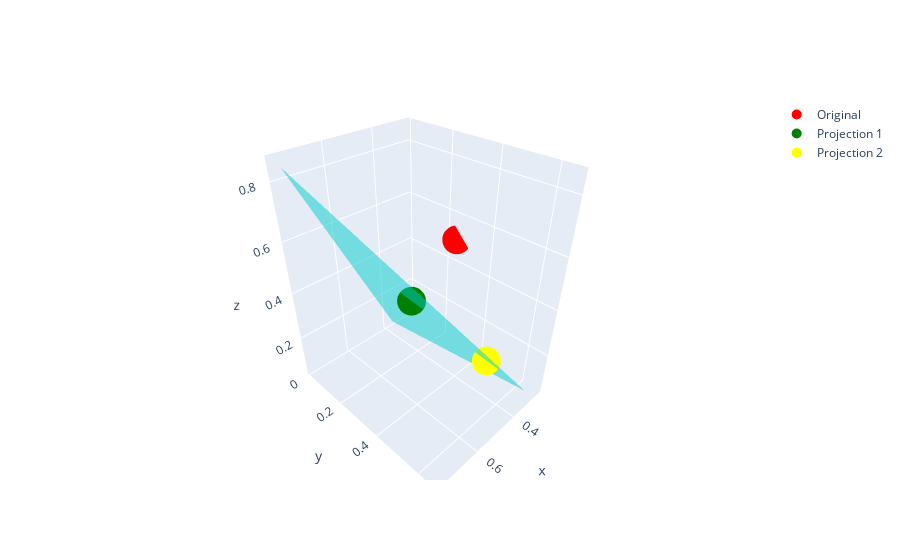

The cell this chart's notebook holds for it:
### Code cell
# plot the triangle plane and the projected point in plotly

# generate a triangle in 3d with random coordinates
triangle = np.random.rand(3, 3)
point = np.array([0.25, 0.25, 0.5])

# project the point on the triangle plane
pp = project_point_to_mesh(point, triangle)
pp2 = project_point_to_mesh2(point, triangle)
ppp = project_point_to_mesh(pp, triangle)

# plot the triangle plane
fig = go.Figure(data=[go.Mesh3d(x=triangle[:, 0], y=triangle[:, 1], z=triangle[:, 2], color='cyan', opacity=0.50)])
fig.add_trace(go.Scatter3d(x=[point[0]], y=[point[1]], z=[point[2]], mode='markers', name = "Original", marker=dict(color='red', size=10)))
fig.add_trace(go.Scatter3d(x=[pp[0]], y=[pp[1]], z=[pp[2]], mode='markers', name = "Projection 1", marker=dict(color='green', size=10)))
fig.add_trace(go.Scatter3d(x=[pp2[0]], y=[pp2[1]], z=[pp2[2]], mode='markers', name = "Projection 2", marker=dict(color='yellow', size=10)))
fig.show()

### Figure 1 — Plotly figure (JSON) as saved in the notebook; plotly's stock layout.template omitted (floating-point values rounded to 4 significant figures)
{"data": [{"color": "cyan", "opacity": 0.5, "type": "mesh3d", "x": [0.3125, 0.775, 0.3663], "y": [0.6582, 0.03854, 0.009924], "z": [0.0677, 0.8525, 0.04484]}, {"marker": {"color": "red", "size": 10}, "mode": "markers", "name": "Original", "type": "scatter3d", "x": [0.25], "y": [0.25], "z": [0.5]}, {"marker": {"color": "green", "size": 10}, "mode": "markers", "name": "Projection 1", "type": "scatter3d", "x": [0.5052], "y": [0.2758], "z": [0.37]}, {"marker": {"color": "yellow", "size": 10}, "mode": "markers", "name": "Projection 2", "type": "scatter3d", "x": [0.3778], "y": [0.5221], "z": [0.1688]}], "layout": {}}
